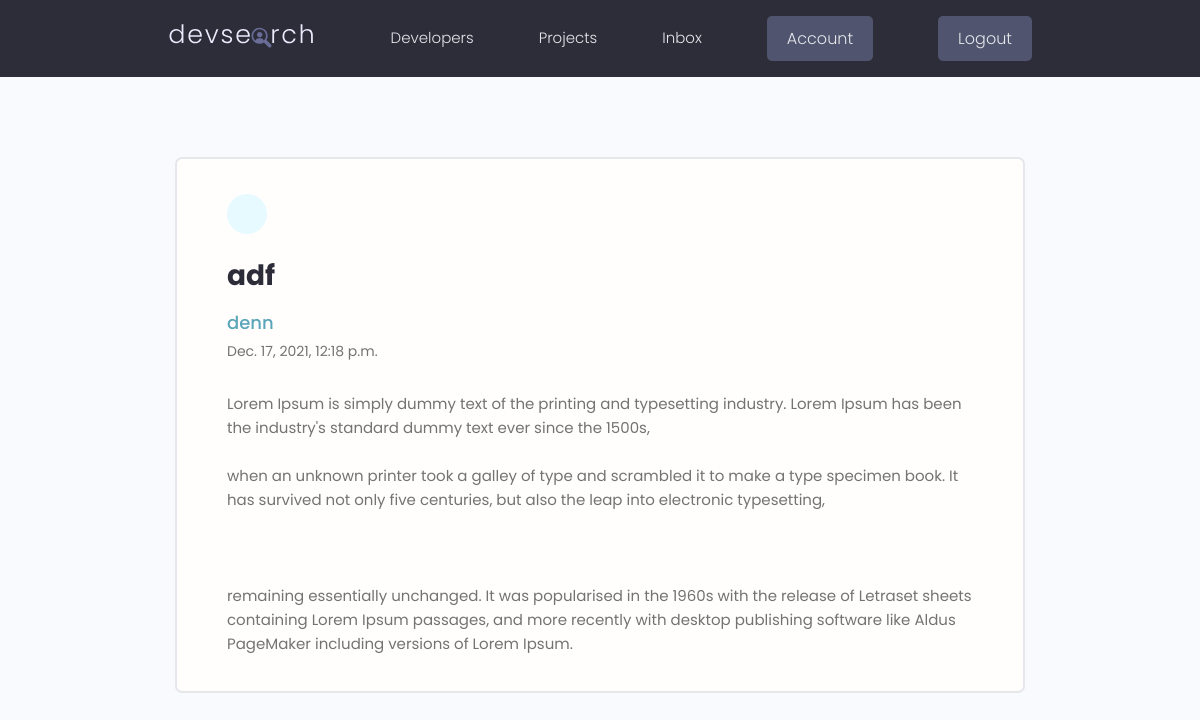
The page /message/0becc21a-05d1-4dc8-bdec-4a15f7f694d0/ (signed in) on the database its author committed.
### users/models.py (models this page shows, shortened)
class Message(models.Model):
    sender = models.ForeignKey(Profile, on_delete=models.SET_NULL, null=True, blank=True)
    recipient = models.ForeignKey(Profile, on_delete=models.SET_NULL, null=True, blank=True, related_name="messages")
    name = models.CharField(max_length=200, null=True, blank=True)
    email = models.EmailField(max_length=200, null=True, blank=True)
    subject = models.CharField(max_length=200, null=True, blank=True)
    body = models.TextField(null=True)
    is_read = models.BooleanField(default=False, null=True)
    created = models.DateTimeField(auto_now_add=True)
    id = models.UUIDField(default=uuid.uuid4, unique=True, primary_key=True, editable=False)
    class Meta:
        ordering = ['is_read', '-created']

### users/views.py (the view)
# urls.py: path('message/<str:pk>/', views.viewMessage, name="message"),
@login_required(login_url="login")
def viewMessage(request, pk):
    profile = request.user.profile
    message = profile.messages.get(id=pk)
    if message.is_read == False:
        message.is_read = True
        message.save()
    context = {'message':message}
    return render(request, 'users/message.html', context)

### users/templates/users/message.html (shortened to what this page needs)
{% extends 'main.html' %}
{% block content %}
<main class="messagePage my-xl">
  <div class="content-box">
    <div class="message">
      <a class="backButton" href="{% url 'inbox' %}"></a>
      <h2 class="message__subject">{{message.subject}}</h4>
      <a href="profile.html" class="message__author">{{message.name}}</a>
      <p class="message__date">{{message.created}}</p>
      <div class="message__body">{{message.body|linebreaksbr}}</div>
    </div>
  </div>
</main>
{% endblock content %}

### static/styles/app.css (style rules this page uses)
:root { --color-sub: #2d2d39; }
.content-box { width: 95%; max-width: 85rem; margin: 0 auto; }
.message { padding: 2.5rem 0; }
.message > a { display: flex; gap: 1rem; }
.message__author, .message__date { flex-basis: 25%; }
.message__subject { flex-basis: 50%; }
.message__date { text-align: right; }
.messagePage .message { list-style: none; background: var(--color-white); padding: 3.5rem 5rem; border: 2px solid var(--color-light); border-radius: 0.7rem; }
.messagePage .message__subject { font-size: 2.8rem; color: var(--color-sub); margin-bottom: 1rem; margin-top: 2rem; }
.messagePage .message__author { font-size: 1.8rem; font-weight: 500; }
.messagePage .message__date { font-size: 1.4rem; font-weight: 400; text-align: left; margin-bottom: 3rem; }
.backButton { background: var(--color-main-light); color: var(--color-main); width: 4rem; height: 4rem; display: flex; align-items: center; justify-content: center; border-radius: 50%; }

### static/uikit/styles/modules/_variables.css (style rules this page uses)
:root { --color-main: #5aa5b9; --color-main-light: #e6faff; --color-sub: #3f4156; --color-sub-light: #51546e; --color-sub-lighter: #ededfd; --color-text: #737373; --color-gray: #8b8b8b; --color-light: #e5e7eb; --color-light-gray: #767676; --color-bg: #f8fafd; --color-white: #fffefd; --color-white-light: #f3f3f3; --color-success: #359e64; --color-success-bg: #def8e8; --color-error: #fc4b0b; --color-error-bg: #fff2ee; --font-base: 'Poppins', arial, helvetica, 'Segoe UI', roboto, ubuntu, sans-serif; --font-monospace: 'Fira Code', 'Courier New', courier, monospace; --font-regular: 300; --font-medium: 500; --font-bold: 700; --generic-shadow: 1px 1px 5px #00000010; --generic-transition: all 0.3s ease-in-out; }

### static/uikit/styles/modules/_base.css (style rules this page uses)
* { margin: 0; padding: 0; box-sizing: border-box; text-rendering: optimizeLegibility; color: inherit; font-size: inherit; }
html { font-size: 50%; }
@media only screen and (min-width: 480px) { html { font-size: 56.25%; } }
@media only screen and (min-width: 1200px) { html { font-size: 62.5%; } }
body { line-height: 1.6; font-weight: 400; font-size: 1.5rem; color: var(--color-text); background-color: var(--color-bg); min-height: 100vh; }

### static/uikit/styles/modules/_typography.css (style rules this page uses)
* { font-family: var(--font-base); }
h2 { font-size: 3.6rem; font-weight: var(--font-bold); }
p, span, strong { font-size: 1.6rem; color: var(--color-text); font-weight: var(--font-regular); }
a { padding-bottom: 2px; text-decoration: none; display: inline-block; color: var(--color-main); font-weight: var(--font-medium); }

### static/uikit/styles/modules/_utilities.css (style rules this page uses)
.my-xl { margin: 8rem auto; }

### rows shown on the page
Message: subject "adf", name "denn", created "Dec. 17, 2021, 12:18 p.m.", body "Lorem Ipsum is simply dummy text of the printing and typesetting industry. Lorem Ipsum has been the industry's standard dummy text ever since the 1500s, when an unknown printer took a galley of type and scrambled it to make a type specimen book. It has survived not only five centuries, but also the leap into electronic typesetting, remaining essentially unchanged. It was popularised in the 1960s with the release of Letraset sheets containing Lorem Ipsum passages, and more recently with desktop publishing software like Aldus PageMaker including versions of Lorem Ipsum."
